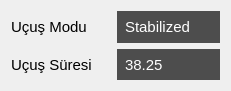
     <widget class="QWidget" name="gridLayoutWidget_17">
      <property name="geometry">
       <rect>
        <x>630</x>
        <y>430</y>
        <width>231</width>
        <height>91</height>
       </rect>
      </property>
      <layout class="QGridLayout" name="gl_hizBilgi_7">
       <property name="horizontalSpacing">
        <number>2</number>
       </property>
       <item row="0" column="0">
        <widget class="QLabel" name="label_58">
         <property name="font">
          <font>
           <pointsize>11</pointsize>
          </font>
         </property>
         <property name="styleSheet">
          <string notr="true"/>
         </property>
         <property name="text">
          <string>&lt;html&gt;&lt;head/&gt;&lt;body&gt;&lt;p&gt;Uçuş Modu&lt;/p&gt;&lt;/body&gt;&lt;/html&gt;</string>
         </property>
        </widget>
       </item>
       <item row="0" column="1">
        <widget class="QLabel" name="lbl_ucus_mod">
         <property name="font">
          <font>
           <pointsize>11</pointsize>
          </font>
         </property>
         <property name="styleSheet">
          <string notr="true">QLabel {
    background-color: #4d4d4d;  /* koyu gri */
    color: white;
    padding: 4px;
 
}
</string>
         </property>
         <property name="text">
          <string>Stabilized</string>
         </property>
        </widget>
       </item>
       <item row="1" column="0">
        <widget class="QLabel" name="label_59">
         <property name="font">
          <font>
           <pointsize>11</pointsize>
          </font>
         </property>
         <property name="styleSheet">
          <string notr="true"/>
         </property>
         <property name="text">
          <string>Uçuş Süresi</string>
         </property>
        </widget>
       </item>
       <item row="1" column="1">
        <widget class="QLabel" name="lbl_ucus_zaman">
         <property name="font">
          <font>
           <pointsize>11</pointsize>
          </font>
         </property>
         <property name="styleSheet">
          <string notr="true">QLabel {
    background-color: #4d4d4d;  /* koyu gri */
    color: white;
    padding: 4px;
}
</string>
         </property>
         <property name="text">
          <string>38.25</string>
         </property>
        </widget>
       </item>
      </layout>
     </widget>
